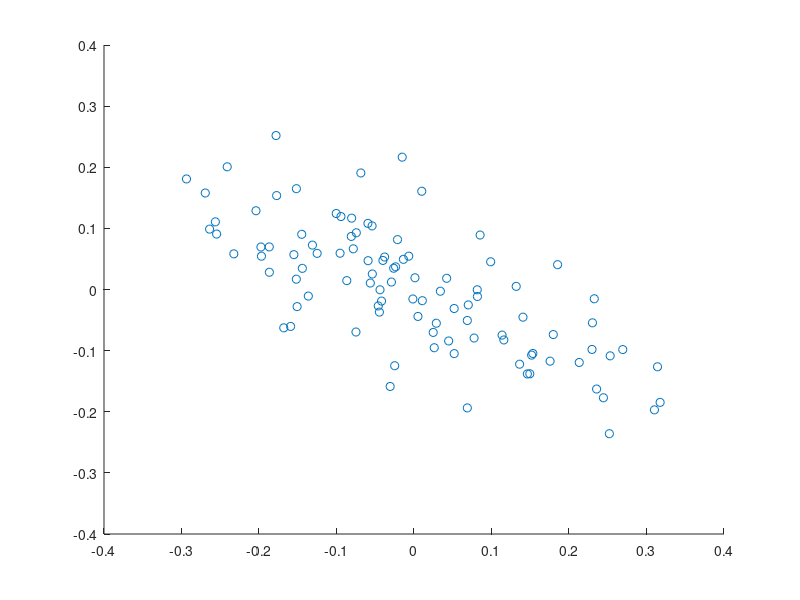

Write MATLAB code to recreate this figure.

for i=1:100
x1=randn(100,1);
x2=x1+randn(100,1);
x=[x1-mean(x1) x2-mean(x2)];

y=randn(100,1); y=y-mean(y);

betap(:,i)=pinv(x)*y;
betamanual(:,i)=inv(x'*x)*x'*y;

betaridge(:,i)=inv(x'*x + 1000*eye(size(x,2)))*x'*y;
end

scatter(betamanual(1,:),betamanual(2,:))


